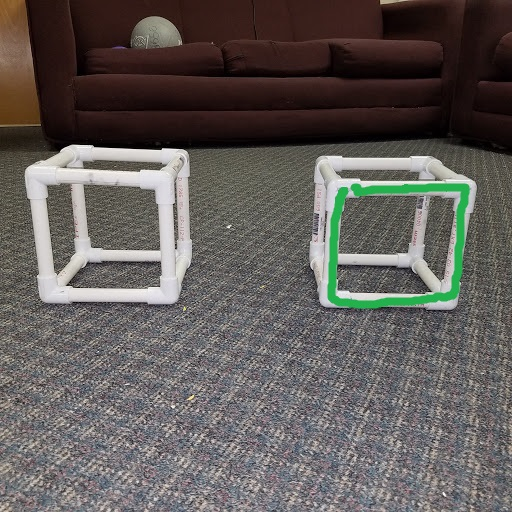
#> input picture cube-green.jpeg, 512 x 512 px
$ python mask.py
#> lines starting #> are read from the running program, lines starting #| are printed output that depends on the picture; after the words box and inside, x2 and y2 are one past the last pixel; in counts of white or black regions, pixels touching at a corner belong together
import numpy as np
import cv2

lower_h = 61
lower_s = 20
lower_v = 0
upper_h = 69
upper_s = 217
upper_v = 255


def nothing(x):
    pass

# creates the trackbars
cv2.namedWindow('mask')
cv2.createTrackbar('HL','mask',0,255,nothing)
cv2.createTrackbar('HU','mask',0,255,nothing)
cv2.createTrackbar('SL','mask',0,255,nothing)
cv2.createTrackbar('SU','mask',0,255,nothing)
cv2.createTrackbar('VL','mask',0,255,nothing)
cv2.createTrackbar('VU','mask',0,255,nothing)

cv2.setTrackbarPos('HL', 'mask', lower_h)
cv2.setTrackbarPos('HU', 'mask', upper_h)
cv2.setTrackbarPos('SL', 'mask', lower_s)
cv2.setTrackbarPos('SU', 'mask', upper_s)
cv2.setTrackbarPos('VL', 'mask', lower_v)
cv2.setTrackbarPos('VU', 'mask', upper_v)

img = cv2.imread('cube-green.jpeg', cv2.IMREAD_COLOR)
#> img is the input picture: shape (512, 512, 3); mean B, G, R 89.2, 92.1, 97.3

cv2.imshow('ImageOriginal',img)

hsv = cv2.cvtColor(img, cv2.COLOR_BGR2HSV)
#> hsv: shape (512, 512, 3); mean H, S, V 61.2, 54.4, 100.3

while (1):
	lower_h = cv2.getTrackbarPos('HL','mask')
	lower_s = cv2.getTrackbarPos('SL','mask')
	lower_v = cv2.getTrackbarPos('VL','mask')
	upper_h = cv2.getTrackbarPos('HU','mask')
	upper_s = cv2.getTrackbarPos('SU','mask')
	upper_v = cv2.getTrackbarPos('VU','mask')
	lower_hsv = np.array([lower_h,lower_s,lower_v])
	upper_hsv = np.array([upper_h,upper_s,upper_v])
	#print "lower_hsv", lower_hsv, "upper_hsv", upper_hsv
	mask = cv2.inRange(hsv, lower_hsv, upper_hsv)
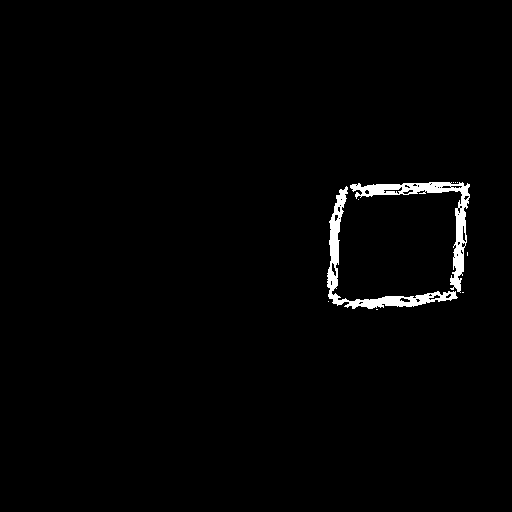
#> mask: shape (512, 512); 1.5% white; 10 white regions (8 under 20 px), largest, box (x1, y1, x2, y2) and area: (350, 182, 470, 293) 1953, (327, 186, 458, 309) 1910

	# sets the dilation and erosion factor
	kernel = np.ones((5,5),np.uint8)
	dots = np.ones((5,5),np.uint8)
	# erodes and dilates the image
	mask = cv2.morphologyEx(mask, cv2.MORPH_CLOSE, dots)
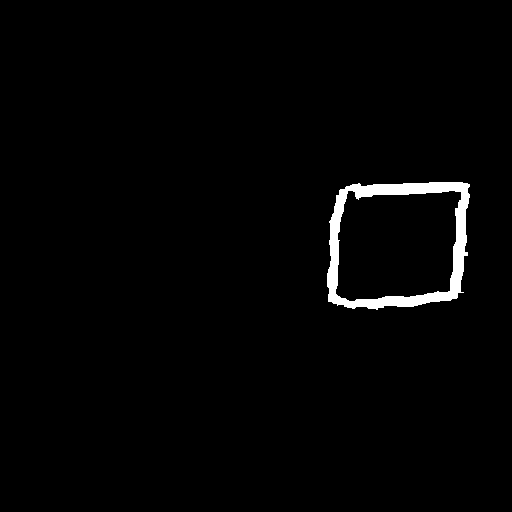
#> mask: shape (512, 512); 1.8% white; 1 white region, box (x1, y1, x2, y2) and area: (327, 182, 470, 310) 4594
	mask = cv2.morphologyEx(mask, cv2.MORPH_OPEN, dots)
#> mask: shape (512, 512); 1.7% white; 1 white region, box (x1, y1, x2, y2) and area: (327, 182, 469, 309) 4549
	# dilates and erodes the image
	mask = cv2.morphologyEx(mask, cv2.MORPH_OPEN, kernel)
	mask = cv2.morphologyEx(mask, cv2.MORPH_CLOSE, kernel)

	cv2.imshow('mask', mask)
	res = cv2.bitwise_and(img, img, mask = mask)


	edges = cv2.Canny(mask, 100, 200)
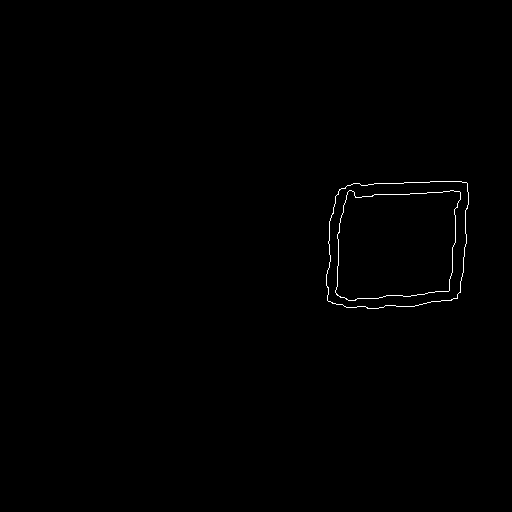
#> edges: shape (512, 512); 0.35% white in thin lines or dots, all inside (x1, y1, x2, y2) = (326, 181, 469, 309)
	#area = cv2.contourArea(edges)
    # Test comment
	cv2.imshow('edges', edges)
	if 27 == cv2.waitKey(10):  #27 = escape key
#> (key Esc is pressed here)
		break
